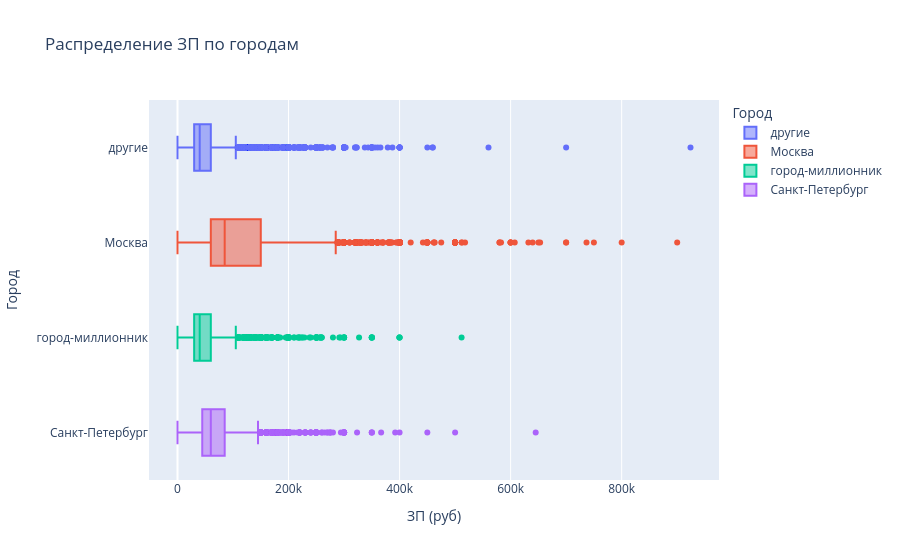

Write notebook code for a chart like this one.
### Markdown cell above
5. Постройте диаграмму, которая показывает распределение желаемой заработной платы (**"ЗП (руб)"**) в зависимости от города (**"Город"**). Используйте для диаграммы данные о резюме, где желая заработная плата меньше 1 млн рублей.
*Сделайте выводы по полученной диаграмме: как соотносятся медианные уровни желаемой заработной платы и их размах в городах? Как вы считаете, важен ли признак города при прогнозировании заработной платы?*

### Code cell
# ваш код здесь

# Фильтруем зарплаты до 1000 000 рублей
salary_mask = headhunter_merged['ЗП (руб)'] < 1_000_000
headhunter_filtered = headhunter_merged[salary_mask]

# Строим график
fig = px.box(
    data_frame=headhunter_filtered,
    x='ЗП (руб)',
    y='Город',
    color='Город',
    title='Распределение ЗП по городам',
    labels={'ЗП (руб)': 'ЗП (руб)', 'Город': 'Город'}
)

fig.show()
fig.write_html('HTMLgraphs/cities_salary_hist.html')

### Figure 1 — Plotly figure (JSON) as saved in the notebook; plotly's stock layout.template omitted (floating-point values rounded to 4 significant figures; data arrays with more than 128 entries replaced by an {"elided": "..."} marker saying what was removed)
{"data": [{"alignmentgroup": "True", "hovertemplate": "Город=%{y}<br>ЗП (руб)=%{x}<extra></extra>", "legendgroup": "другие", "marker": {"color": "#636efa"}, "name": "другие", "notched": false, "offsetgroup": "другие", "orientation": "h", "showlegend": true, "type": "box", "x": {"elided": "15852 float values"}, "x0": " ", "xaxis": "x", "y": {"elided": "15852 str values"}, "y0": " ", "yaxis": "y"}, {"alignmentgroup": "True", "hovertemplate": "Город=%{y}<br>ЗП (руб)=%{x}<extra></extra>", "legendgroup": "Москва", "marker": {"color": "#EF553B"}, "name": "Москва", "notched": false, "offsetgroup": "Москва", "orientation": "h", "showlegend": true, "type": "box", "x": {"elided": "16617 float values"}, "x0": " ", "xaxis": "x", "y": {"elided": "16617 str values"}, "y0": " ", "yaxis": "y"}, {"alignmentgroup": "True", "hovertemplate": "Город=%{y}<br>ЗП (руб)=%{x}<extra></extra>", "legendgroup": "город-миллионник", "marker": {"color": "#00cc96"}, "name": "город-миллионник", "notched": false, "offsetgroup": "город-миллионник", "orientation": "h", "showlegend": true, "type": "box", "x": {"elided": "7332 float values"}, "x0": " ", "xaxis": "x", "y": {"elided": "7332 str values"}, "y0": " ", "yaxis": "y"}, {"alignmentgroup": "True", "hovertemplate": "Город=%{y}<br>ЗП (руб)=%{x}<extra></extra>", "legendgroup": "Санкт-Петербург", "marker": {"color": "#ab63fa"}, "name": "Санкт-Петербург", "notched": false, "offsetgroup": "Санкт-Петербург", "orientation": "h", "showlegend": true, "type": "box", "x": {"elided": "4937 float values"}, "x0": " ", "xaxis": "x", "y": {"elided": "4937 str values"}, "y0": " ", "yaxis": "y"}], "layout": {"boxmode": "overlay", "legend": {"title": {"text": "Город"}, "tracegroupgap": 0}, "title": {"text": "Распределение ЗП по городам"}, "xaxis": {"anchor": "y", "domain": [0, 1], "title": {"text": "ЗП (руб)"}}, "yaxis": {"anchor": "x", "categoryarray": ["Санкт-Петербург", "город-миллионник", "Москва", "другие"], "categoryorder": "array", "domain": [0, 1], "title": {"text": "Город"}}}}
